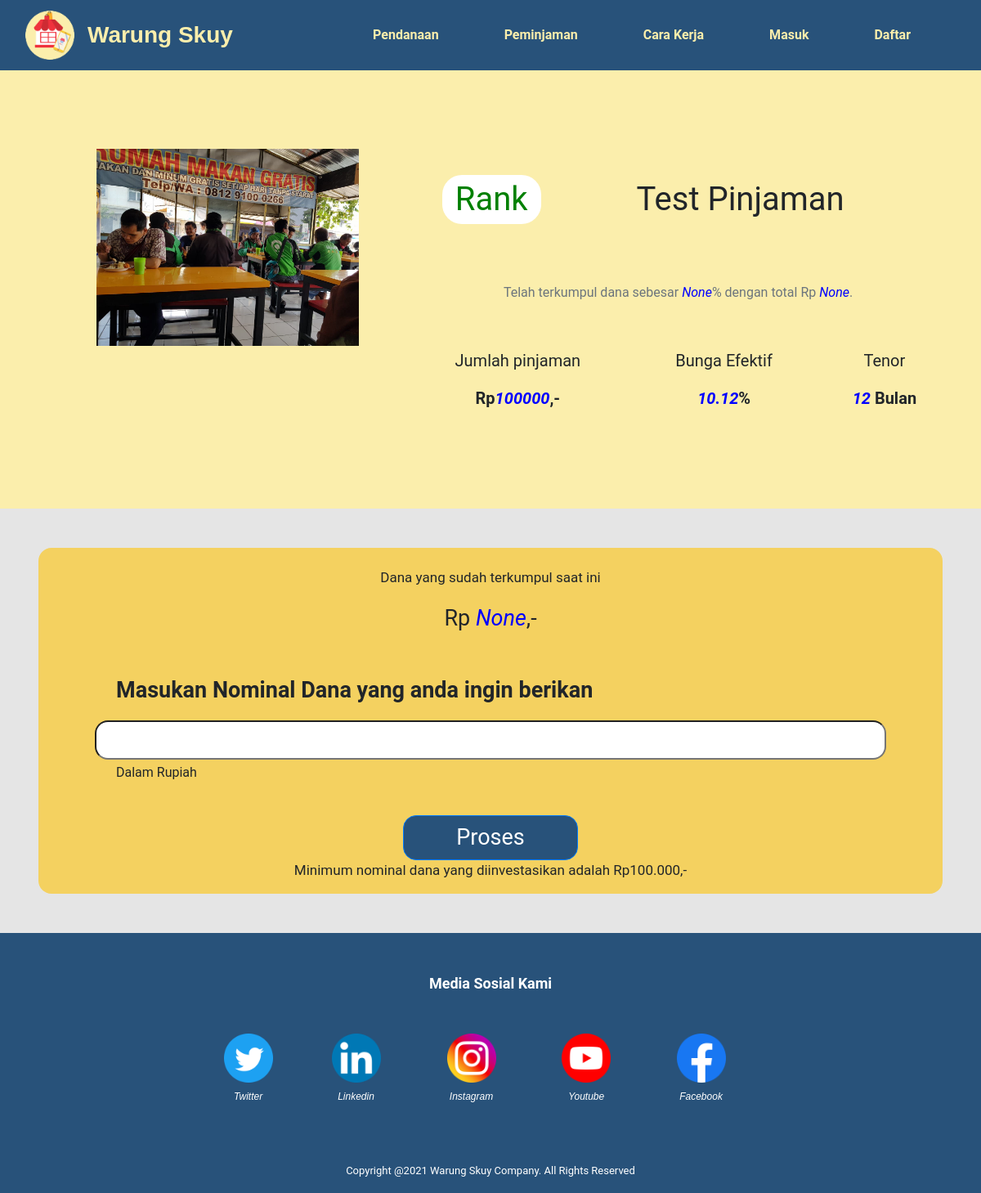
Before: /pendanaan/form-pemberian/1b6ec707-2ef6-4c9c-8cce-8cd8fe1837bc with the older database file.
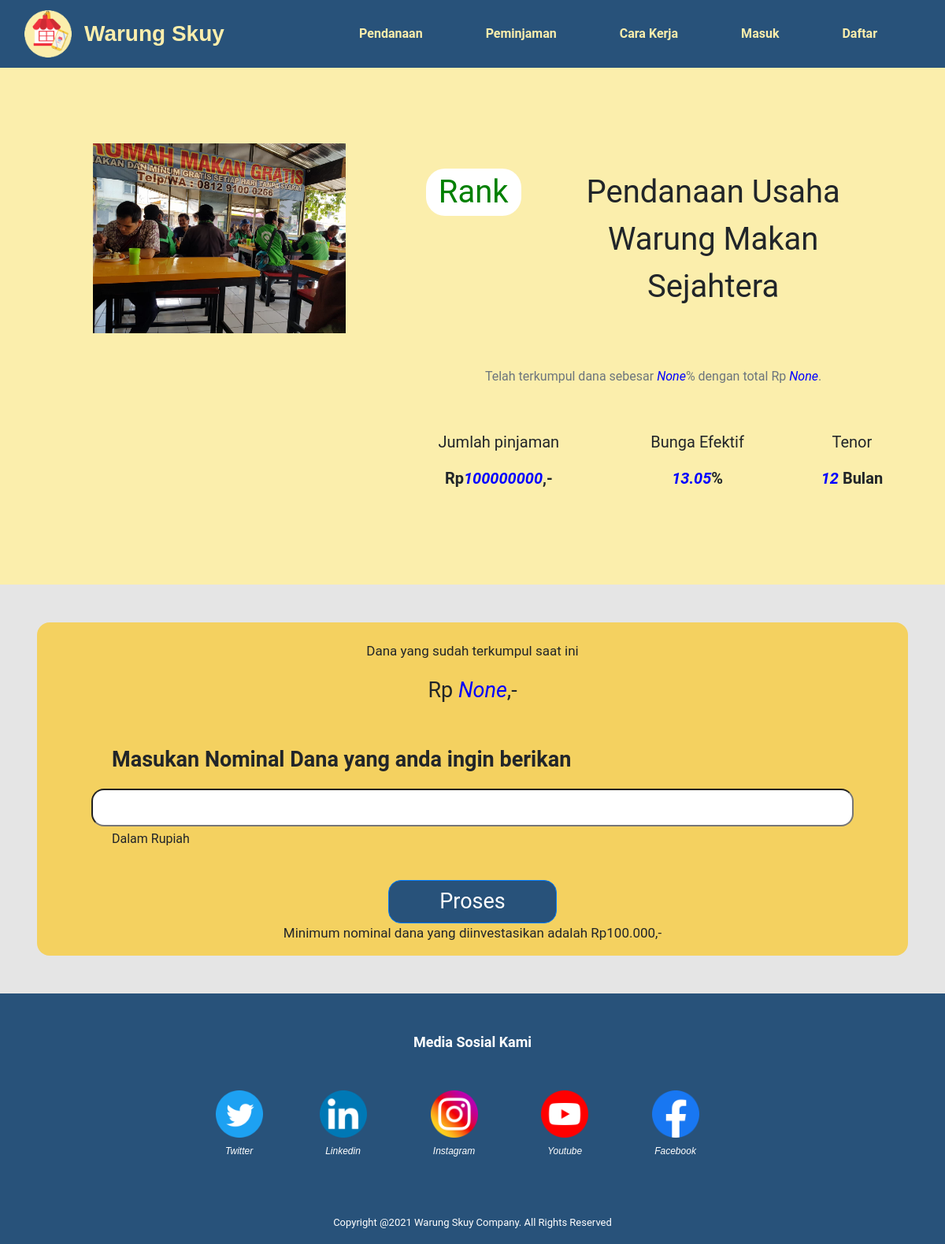
After: the same page with the newer database file.
### warungskuy/models.py (models this page shows)
class Loan(db.Model):
    id = db.Column(db.String(length=32), primary_key=True, default=str(uuid.uuid4()))
    title = db.Column(db.String(length=75))
    tenor = db.Column(db.Integer)
    start_loan = db.Column(db.Date)
    end_loan = db.Column(db.Date)
    nominal = db.Column(db.Integer)
    interest = db.Column(db.Numeric(10, 2))
    loan_reason = db.Column(db.String(length=500))
    business_desc = db.Column(db.String(length=500))
    location = db.Column(db.String(length=100))
    start_year = db.Column(db.Integer)
    business_address = db.Column(db.String(length=150))
    gross_income = db.Column(db.Integer)
    net_income = db.Column(db.Integer)
    modal = db.Column(db.Integer)
    created_at = db.Column(db.DateTime(timezone=True), server_default=func.now())
    borrower = db.Column(db.String(length=32), db.ForeignKey('borrower.id'))
    lendingTr = db.relationship('LendingTransaction', backref='lended_loan', lazy=True)
    def __repr__(self):
        return f"<Loan {self.title}>"

### warungskuy/routes.py (the view, shortened to what this page needs)
@app.route('/pendanaan/form-pemberian/<loan_id>', methods=['POST', 'GET'])
def pendanaan_form_pemberian_page(loan_id):
    loan_detail = Loan.query.filter_by(id=loan_id).first()
    total_loan = session.get('total_loan', None)
    percentage = session.get('percentage', None)
    print('Total Loan :', total_loan)
    print('Percentage:', percentage)
    form = LendingForm()
    return render_template('pendanaan/form-pemberian.html', form=form, loanDetail=loan_detail, totalLoan=total_loan, percentage=percentage)

### warungskuy/forms.py
class LendingForm(FlaskForm):
    lending_amount = IntegerField(label="Nominal Pinjaman", validators=[NumberRange(min=100000)])
    submit = SubmitField(label="Proses")

### warungskuy/templates/pendanaan/form-pemberian.html (shortened to what this page needs)
{% extends 'base.html' %}
{% block css %}
<link rel="stylesheet" href="{{base_path_css}}/css/pendanaanDetail.css" />
{% endblock %}
{% block content %}
<link rel="stylesheet" href="style.css" />
<div class="container-fluid business-banner text-center">
  <div class="row">
    <div class="col-lg-5 header-photo">
      <img
        src="{{base_path_css}}/assets/images/common/business.jpeg"
        alt=""
        width="70%"
      />
    </div>
    <div class="col-lg-7 business-banner-info">
      <div class="row text-center business-banner-headline">
        <div class="col-lg-3 col-xs-3">
          <label for="" class="fs-2 ranks"> Rank </label>
        </div>
        <div class="col-lg-9 col-xs-9">
          <label for="" class="fs-2"> {{loanDetail.title}} </label>
        </div>
      </div>
      <div class="row text-center">
        <div class="col-lg-12 progress-view">
          <p class="text-muted">
            Telah terkumpul dana sebesar
            <label class="data-view" for=""> {{ percentage }} </label>% dengan total
            Rp <label class="data-view" for="">
            {{ totalLoan }} </label
            >.
          </p>
        </div>
      </div>
      <div class="row text-center">
        <div class="col-lg-5">
          <p class="fs-5">Jumlah pinjaman</p>
          <p class="fs-5 fw-bold">
            Rp<label class="data-view" for=""> {{loanDetail.nominal}} </label>,-
          </p>
        </div>
        <div class="col-lg-4">
          <p class="fs-5">Bunga Efektif</p>
          <p class="fs-5 fw-bold">
            <label class="data-view" for="">{{ loanDetail.interest }}</label>%
          </p>
        </div>
        <div class="col-lg-3">
          <p class="fs-5">Tenor</p>
          <p class="fs-5 fw-bold">
            <label class="data-view" for=""> {{ loanDetail.tenor}} </label>
            Bulan
          </p>
        </div>
      </div>
    </div>
  </div>
</div>
<div class="container-fluid text-center">
  <div class="row box-nominal-input">
    <form method="POST" class="col-lg-12 info-box text-center">
      <p class="fs-6">Dana yang sudah terkumpul saat ini</p>
      <p class="fs-4">
        Rp
        <label for="" class="data-view"> {{ totalLoan }}  </label
        >,-
      </p>
      <br />
      <p class="fs-4 text-left fw-bold txt-pdl">
        Masukan Nominal Dana yang anda ingin berikan
      </p>
      <div class="input-calculation text-center">
        <div class="mb-3">
          {{ form.lending_amount(class="calculator-textbox") }}
          <div id="numberHelp" class="form-text text-left txt-pdl">
            Dalam Rupiah
          </div>
        </div>
      </div>
      <div class="col-lg-12 info-box">
        {{ form.submit(class="btn btn-primary fs-4")}}
        <p class="fs-6">
          Minimum nominal dana yang diinvestasikan adalah Rp100.000,-
        </p>
      </div>
    </form>
  </div>
</div>
{% endblock %}

Changed rows visible on the page:
changed Loan: title "Test Pinjaman" → "Pendanaan Usaha Warung Makan Sejahtera"; nominal "100000" → "100000000"; interest "10.12" → "13.05"
